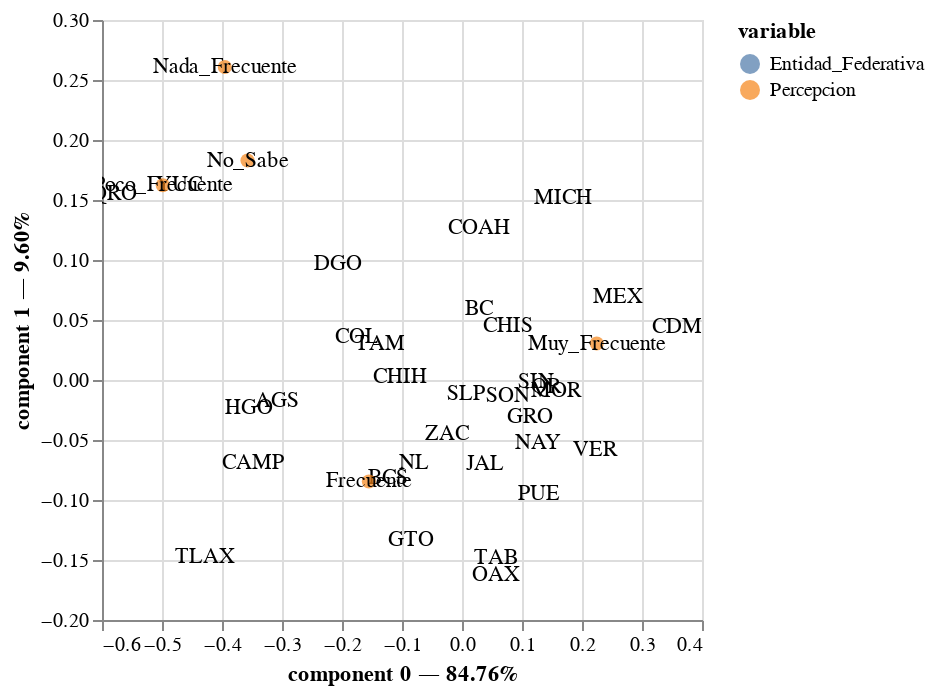

The notebook cell this image was saved under:
### Markdown cell above
Las dos primeras componentes explican más del **90% de la varianza total**.

### Code cell
ca.plot(contingency_table_corruption_perception, x_component = 0, y_component = 1, show_row_markers = False,
        show_column_markers = True, show_row_labels = True, show_column_labels = True)

### Figure 1 — Vega specification as saved in the notebook (floating-point values rounded to 4 significant figures)
{"$schema": "https://vega.github.io/schema/vega/v5.json", "data": [{"name": "param_7_store"}, {"name": "source_0", "values": [{"component 0": -0.3085, "component 1": -0.01734, "value": "AGS", "variable": "Entidad_Federativa"}, {"component 0": 0.02889, "component 1": 0.05953, "value": "BC", "variable": "Entidad_Federativa"}, {"component 0": -0.1231, "component 1": -0.08158, "value": "BCS", "variable": "Entidad_Federativa"}, {"component 0": -0.3479, "component 1": -0.069, "value": "CAMP", "variable": "Entidad_Federativa"}, {"component 0": 0.3714, "component 1": 0.04439, "value": "CDMX", "variable": "Entidad_Federativa"}, {"component 0": -0.1028, "component 1": 0.002473, "value": "CHIH", "variable": "Entidad_Federativa"}, {"component 0": 0.07678, "component 1": 0.04538, "value": "CHIS", "variable": "Entidad_Federativa"}, {"component 0": 0.02875, "component 1": 0.1266, "value": "COAH", "variable": "Entidad_Federativa"}, {"component 0": -0.175, "component 1": 0.0357, "value": "COL", "variable": "Entidad_Federativa"}, {"component 0": -0.2059, "component 1": 0.09639, "value": "DGO", "variable": "Entidad_Federativa"}, {"component 0": 0.113, "component 1": -0.03093, "value": "GRO", "variable": "Entidad_Federativa"}, {"component 0": -0.08546, "component 1": -0.1335, "value": "GTO", "variable": "Entidad_Federativa"}, {"component 0": -0.3544, "component 1": -0.02339, "value": "HGO", "variable": "Entidad_Federativa"}, {"component 0": 0.03885, "component 1": -0.07014, "value": "JAL", "variable": "Entidad_Federativa"}, {"component 0": 0.2604, "component 1": 0.06898, "value": "MEX", "variable": "Entidad_Federativa"}, {"component 0": 0.1688, "component 1": 0.1515, "value": "MICH", "variable": "Entidad_Federativa"}, {"component 0": 0.156, "component 1": -0.009104, "value": "MOR", "variable": "Entidad_Federativa"}, {"component 0": 0.1264, "component 1": -0.05237, "value": "NAY", "variable": "Entidad_Federativa"}, {"component 0": -0.07986, "component 1": -0.06887, "value": "NL", "variable": "Entidad_Federativa"}, {"component 0": 0.05733, "component 1": -0.1621, "value": "OAX", "variable": "Entidad_Federativa"}, {"component 0": 0.1289, "component 1": -0.09535, "value": "PUE", "variable": "Entidad_Federativa"}, {"component 0": 0.1407, "component 1": -0.005498, "value": "QR", "variable": "Entidad_Federativa"}, {"component 0": -0.5794, "component 1": 0.1552, "value": "QRO", "variable": "Entidad_Federativa"}, {"component 0": 0.1239, "component 1": -0.001747, "value": "SIN", "variable": "Entidad_Federativa"}, {"component 0": 0.006109, "component 1": -0.01208, "value": "SLP", "variable": "Entidad_Federativa"}, {"component 0": 0.07602, "component 1": -0.01324, "value": "SON", "variable": "Entidad_Federativa"}, {"component 0": 0.05692, "component 1": -0.1482, "value": "TAB", "variable": "Entidad_Federativa"}, {"component 0": -0.1369, "component 1": 0.03028, "value": "TAM", "variable": "Entidad_Federativa"}, {"component 0": -0.4281, "component 1": -0.1476, "value": "TLAX", "variable": "Entidad_Federativa"}, {"component 0": 0.2214, "component 1": -0.05813, "value": "VER", "variable": "Entidad_Federativa"}, {"component 0": -0.4712, "component 1": 0.1626, "value": "YUC", "variable": "Entidad_Federativa"}, {"component 0": -0.0258, "component 1": -0.04491, "value": "ZAC", "variable": "Entidad_Federativa"}]}, {"name": "source_1", "values": [{"component 0": -0.3085, "component 1": -0.01734, "label": "AGS"}, {"component 0": 0.02889, "component 1": 0.05953, "label": "BC"}, {"component 0": -0.1231, "component 1": -0.08158, "label": "BCS"}, {"component 0": -0.3479, "component 1": -0.069, "label": "CAMP"}, {"component 0": 0.3714, "component 1": 0.04439, "label": "CDMX"}, {"component 0": -0.1028, "component 1": 0.002473, "label": "CHIH"}, {"component 0": 0.07678, "component 1": 0.04538, "label": "CHIS"}, {"component 0": 0.02875, "component 1": 0.1266, "label": "COAH"}, {"component 0": -0.175, "component 1": 0.0357, "label": "COL"}, {"component 0": -0.2059, "component 1": 0.09639, "label": "DGO"}, {"component 0": 0.113, "component 1": -0.03093, "label": "GRO"}, {"component 0": -0.08546, "component 1": -0.1335, "label": "GTO"}, {"component 0": -0.3544, "component 1": -0.02339, "label": "HGO"}, {"component 0": 0.03885, "component 1": -0.07014, "label": "JAL"}, {"component 0": 0.2604, "component 1": 0.06898, "label": "MEX"}, {"component 0": 0.1688, "component 1": 0.1515, "label": "MICH"}, {"component 0": 0.156, "component 1": -0.009104, "label": "MOR"}, {"component 0": 0.1264, "component 1": -0.05237, "label": "NAY"}, {"component 0": -0.07986, "component 1": -0.06887, "label": "NL"}, {"component 0": 0.05733, "component 1": -0.1621, "label": "OAX"}, {"component 0": 0.1289, "component 1": -0.09535, "label": "PUE"}, {"component 0": 0.1407, "component 1": -0.005498, "label": "QR"}, {"component 0": -0.5794, "component 1": 0.1552, "label": "QRO"}, {"component 0": 0.1239, "component 1": -0.001747, "label": "SIN"}, {"component 0": 0.006109, "component 1": -0.01208, "label": "SLP"}, {"component 0": 0.07602, "component 1": -0.01324, "label": "SON"}, {"component 0": 0.05692, "component 1": -0.1482, "label": "TAB"}, {"component 0": -0.1369, "component 1": 0.03028, "label": "TAM"}, {"component 0": -0.4281, "component 1": -0.1476, "label": "TLAX"}, {"component 0": 0.2214, "component 1": -0.05813, "label": "VER"}, {"component 0": -0.4712, "component 1": 0.1626, "label": "YUC"}, {"component 0": -0.0258, "component 1": -0.04491, "label": "ZAC"}]}, {"name": "source_2", "values": [{"component 0": -0.1552, "component 1": -0.08456, "value": "Frecuente", "variable": "Percepcion"}, {"component 0": 0.2245, "component 1": 0.03041, "value": "Muy_Frecuente", "variable": "Percepcion"}, {"component 0": -0.3953, "component 1": 0.2608, "value": "Nada_Frecuente", "variable": "Percepcion"}, {"component 0": -0.3575, "component 1": 0.1829, "value": "No_Sabe", "variable": "Percepcion"}, {"component 0": -0.4987, "component 1": 0.1623, "value": "Poco_Frecuente", "variable": "Percepcion"}]}, {"name": "source_3", "values": [{"component 0": -0.1552, "component 1": -0.08456, "label": "Frecuente"}, {"component 0": 0.2245, "component 1": 0.03041, "label": "Muy_Frecuente"}, {"component 0": -0.3953, "component 1": 0.2608, "label": "Nada_Frecuente"}, {"component 0": -0.3575, "component 1": 0.1829, "label": "No_Sabe"}, {"component 0": -0.4987, "component 1": 0.1623, "label": "Poco_Frecuente"}]}, {"name": "source_0_color_domain_variable_0", "values": [{"variable": "Entidad_Federativa"}]}, {"name": "source_2_color_domain_variable_1", "values": [{"variable": "Percepcion"}]}], "signals": [{"name": "unit", "value": {}, "on": [{"events": "pointermove", "update": "isTuple(group()) ? group() : unit"}]}, {"name": "param_7", "update": "vlSelectionResolve(\"param_7_store\", \"union\")"}, {"name": "param_7_component_0", "on": [{"events": [{"source": "view", "type": "dblclick"}], "update": "null"}, {"events": {"signal": "param_7_translate_delta"}, "update": "panLinear(param_7_translate_anchor.extent_x, -param_7_translate_delta.x / width)"}, {"events": {"signal": "param_7_zoom_delta"}, "update": "zoomLinear(domain(\"x\"), param_7_zoom_anchor.x, param_7_zoom_delta)"}]}, {"name": "param_7_component_1", "on": [{"events": [{"source": "view", "type": "dblclick"}], "update": "null"}, {"events": {"signal": "param_7_translate_delta"}, "update": "panLinear(param_7_translate_anchor.extent_y, param_7_translate_delta.y / height)"}, {"events": {"signal": "param_7_zoom_delta"}, "update": "zoomLinear(domain(\"y\"), param_7_zoom_anchor.y, param_7_zoom_delta)"}]}, {"name": "param_7_tuple", "on": [{"events": [{"signal": "param_7_component_0 || param_7_component_1"}], "update": "param_7_component_0 && param_7_component_1 ? {unit: \"view_6\", fields: param_7_tuple_fields, values: [param_7_component_0,param_7_component_1]} : null"}]}, {"name": "param_7_tuple_fields", "value": [{"field": "component 0", "channel": "x", "type": "R"}, {"field": "component 1", "channel": "y", "type": "R"}]}, {"name": "param_7_translate_anchor", "value": {}, "on": [{"events": [{"source": "scope", "type": "pointerdown"}], "update": "{x: x(unit), y: y(unit), extent_x: domain(\"x\"), extent_y: domain(\"y\")}"}]}, {"name": "param_7_translate_delta", "value": {}, "on": [{"events": [{"source": "window", "between": [{"source": "scope", "type": "pointerdown"}, {"source": "window", "type": "pointerup"}], "type": "pointermove", "consume": true}], "update": "{x: param_7_translate_anchor.x - x(unit), y: param_7_translate_anchor.y - y(unit)}"}]}, {"name": "param_7_zoom_anchor", "on": [{"events": [{"source": "scope", "type": "wheel", "consume": true}], "update": "{x: invert(\"x\", x(unit)), y: invert(\"y\", y(unit))}"}]}, {"name": "param_7_zoom_delta", "on": [{"events": [{"source": "scope", "consume": true, "type": "wheel"}], "update": "pow(1.001, event.deltaY * pow(16, event.deltaMode))", "force": true}]}, {"name": "param_7_modify", "on": [{"events": {"signal": "param_7_tuple"}, "update": "modify(\"param_7_store\", param_7_tuple, true)"}]}], "marks": [{"type": "symbol", "name": "view_6_marks", "from": {"data": "source_0"}, "encode": {"update": {"fill": {"field": "variable", "scale": "color"}, "tooltip": {"signal": "{\"variable\": isValid(datum[\"variable\"]) ? datum[\"variable\"] : \"\"+datum[\"variable\"], \"value\": isValid(datum[\"value\"]) ? datum[\"value\"] : \"\"+datum[\"value\"], \"component 0\": format(datum[\"component 0\"], \"\"), \"component 1\": format(datum[\"component 1\"], \"\")}"}, "opacity": {"value": 0.7}, "size": {"value": 0}, "y": {"field": "component 1", "scale": "y"}, "x": {"field": "component 0", "scale": "x"}, "shape": {"value": "circle"}}}, "style": ["circle"], "interactive": true, "clip": true}, {"type": "text", "name": "layer_1_marks", "from": {"data": "source_1"}, "encode": {"update": {"baseline": {"value": "middle"}, "y": {"field": "component 1", "scale": "y"}, "x": {"field": "component 0", "scale": "x"}, "text": {"signal": "isValid(datum[\"label\"]) ? datum[\"label\"] : \"\"+datum[\"label\"]"}, "align": {"value": "center"}, "fill": {"value": "black"}}}, "clip": true, "style": ["text"], "interactive": false}, {"type": "symbol", "name": "layer_2_marks", "from": {"data": "source_2"}, "encode": {"update": {"opacity": {"value": 0.7}, "tooltip": {"signal": "{\"variable\": isValid(datum[\"variable\"]) ? datum[\"variable\"] : \"\"+datum[\"variable\"], \"value\": isValid(datum[\"value\"]) ? datum[\"value\"] : \"\"+datum[\"value\"], \"component 0\": format(datum[\"component 0\"], \"\"), \"component 1\": format(datum[\"component 1\"], \"\")}"}, "size": {"value": 50}, "shape": {"value": "circle"}, "y": {"field": "component 1", "scale": "y"}, "fill": {"field": "variable", "scale": "color"}, "x": {"field": "component 0", "scale": "x"}}}, "style": ["circle"], "interactive": true, "clip": true}, {"type": "text", "name": "layer_3_marks", "from": {"data": "source_3"}, "encode": {"update": {"text": {"signal": "isValid(datum[\"label\"]) ? datum[\"label\"] : \"\"+datum[\"label\"]"}, "y": {"field": "component 1", "scale": "y"}, "x": {"field": "component 0", "scale": "x"}, "fill": {"value": "black"}, "baseline": {"value": "middle"}, "align": {"value": "center"}}}, "style": ["text"], "interactive": false, "clip": true}], "scales": [{"name": "x", "type": "linear", "domain": {"fields": [{"data": "source_0", "field": "component 0"}, {"data": "source_1", "field": "component 0"}, {"data": "source_2", "field": "component 0"}, {"data": "source_3", "field": "component 0"}]}, "range": [0, {"signal": "width"}], "nice": true, "domainRaw": {"signal": "param_7[\"component 0\"]"}, "zero": false}, {"name": "y", "type": "linear", "domain": {"fields": [{"data": "source_0", "field": "component 1"}, {"data": "source_1", "field": "component 1"}, {"data": "source_2", "field": "component 1"}, {"data": "source_3", "field": "component 1"}]}, "range": [{"signal": "height"}, 0], "zero": false, "domainRaw": {"signal": "param_7[\"component 1\"]"}, "nice": true}, {"name": "color", "type": "ordinal", "domain": {"fields": [{"data": "source_0_color_domain_variable_0", "field": "variable"}, {"data": "source_2_color_domain_variable_1", "field": "variable"}], "sort": true}, "range": "category"}], "axes": [{"scale": "x", "aria": false, "gridScale": "y", "tickCount": {"signal": "ceil(width/40)"}, "domain": false, "grid": true, "orient": "bottom", "minExtent": 0, "ticks": false, "maxExtent": 0, "zindex": 0, "labels": false}, {"scale": "y", "ticks": false, "minExtent": 0, "maxExtent": 0, "gridScale": "x", "orient": "left", "labels": false, "tickCount": {"signal": "ceil(height/40)"}, "zindex": 0, "domain": false, "aria": false, "grid": true}, {"scale": "x", "title": "component 0 — 84.76%", "labelFlush": true, "zindex": 0, "labelOverlap": true, "orient": "bottom", "tickCount": {"signal": "ceil(width/40)"}, "grid": false}, {"scale": "y", "grid": false, "labelOverlap": true, "title": "component 1 — 9.60%", "zindex": 0, "tickCount": {"signal": "ceil(height/40)"}, "orient": "left"}], "padding": 5, "width": 300, "height": 300, "style": "cell", "legends": [{"fill": "color", "symbolType": "circle", "title": "variable", "encode": {"symbols": {"update": {"opacity": {"value": 0.7}}}}}], "background": "white"}
